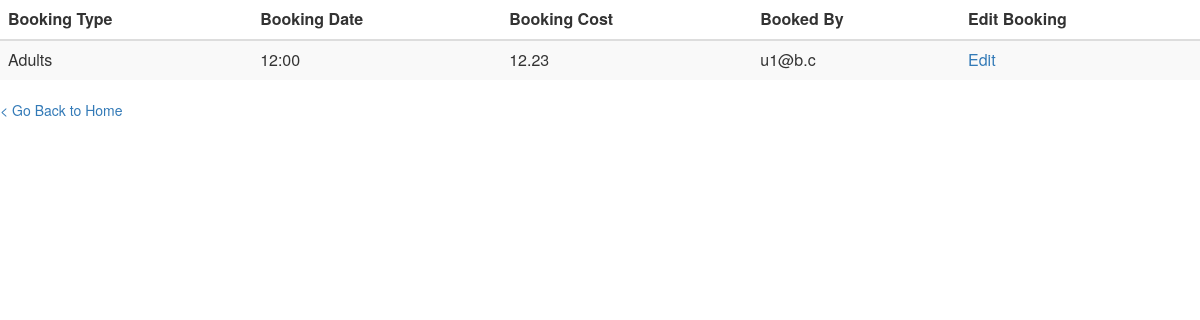
The app's page /admin/show_bookings.php (signed in) with its own data.
### tables this page shows
CREATE TABLE `booking` (
  `booking_id` int(11) NOT NULL,
  `booking_type` varchar(255) NOT NULL,
  `booling_time` varchar(255) NOT NULL,
  `booking_cost` varchar(255) NOT NULL,
  `booked_by` varchar(255) NOT NULL,
  PRIMARY KEY (`booking_id`)
);

CREATE TABLE `ticket_types` (
  `ticket_type_id` int(11) NOT NULL AUTO_INCREMENT,
  `ticket_type_name` varchar(255) NOT NULL,
  `ticket_price` varchar(255) NOT NULL,
  `on_discount` varchar(255) NOT NULL,
  `discount_amount` varchar(255) NOT NULL,
  `description` text NOT NULL,
  PRIMARY KEY (`ticket_type_id`)
);

### admin/show_bookings.php (the view, shortened to what this page needs)
  <?php
  require_once("../includes.php");
$con = connect();
    $sql = "select `user_type` from `users` where `email`='".$_SESSION['email']."'";
    $result = mysqli_query($con, $sql);
if('0'==mysqli_fetch_array($result)[0]){
  ?>
  <table class="table table-striped">
    <thead>
      <tr>
        <th>Booking Type</th>
        <th>Booking Date</th>
        <th>Booking Cost</th>
        <th>Booked By</th>
        <th>Edit Booking</th>
      </tr>
    </thead>
    <tbody>
    <?php
    $sql = "SELECT b.booking_id, b.booking_type, b.booling_time, tt.ticket_price, b.booked_by
FROM booking b, ticket_types tt
WHERE b.booking_type = tt.ticket_type_name;";
    $result = mysqli_query($con, $sql);
while($row=mysqli_fetch_array($result))
{
    echo("<tr>");
    echo("<td>".$row['booking_type']."</td>");
    echo("<td>".$row['booling_time']."</td>");
    echo("<td>".$row['ticket_price']."</td>");
    echo("<td>".$row['booked_by']."</td>");
    echo("<td><a href='edit_booking.php?id=".$row['booking_id']."'>Edit</a></td>");
    echo("</tr>");
}
echo("</tbody>");
echo("</table>");
}
?>
<a href="admin_home.php">< Go Back to Home</a>

### records on screen
booking: booking_type "Adults", booling_time "12:00", ticket_types.ticket_price "12.23", booked_by "u1@b.c"
